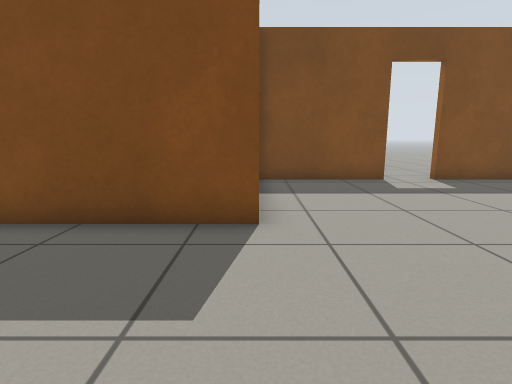
view 1 (above)

15 first-person views from a walk through a Gazebo world. The camera is 0.72 m above the floor, tilts 10° down and sees 80° across. The floor is counted in squares, 0.5 m on a side. Each view is taken from the middle of a square. On the plan, view 1 faces up. The plan holds only what a view shows up to about 14 squares ahead; the rest is blank.

view 2
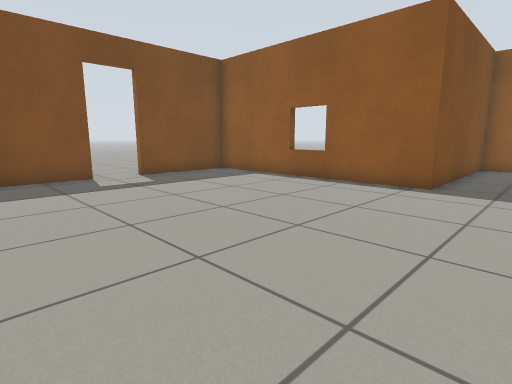

view 3
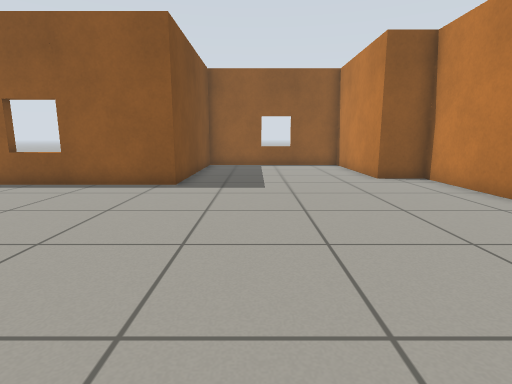

view 4
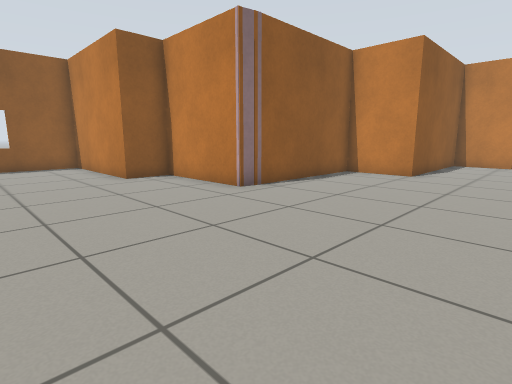

view 5
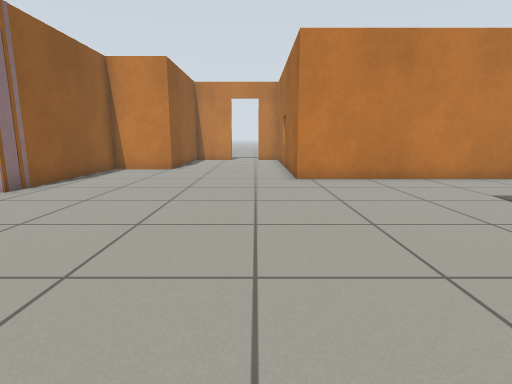

view 6
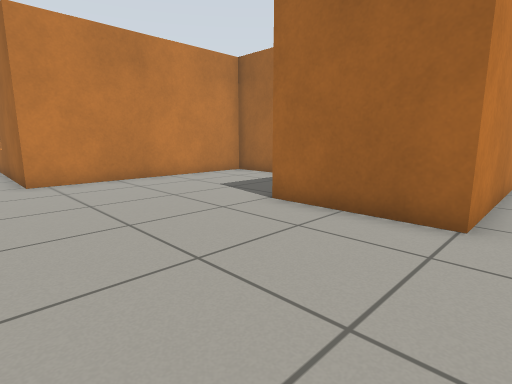

view 7
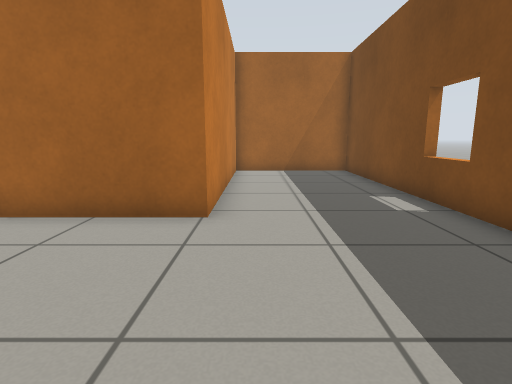

view 8
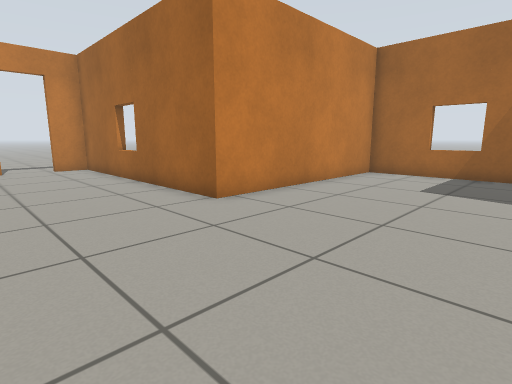

view 9
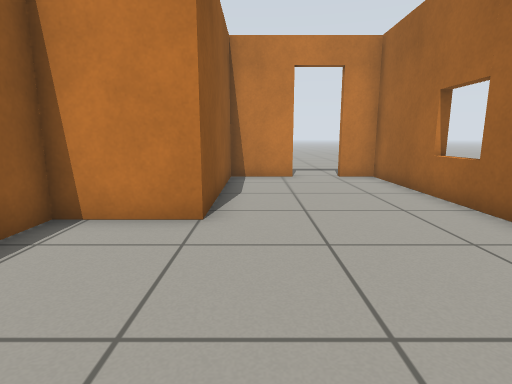

view 10
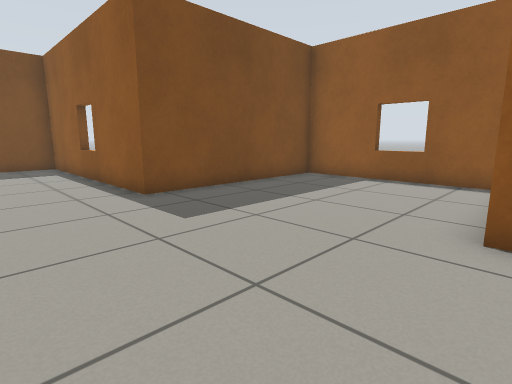

view 11
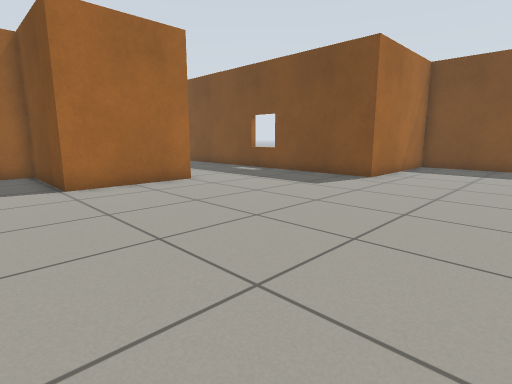

view 12
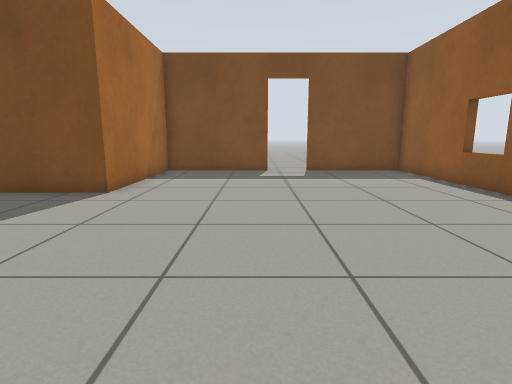

view 13
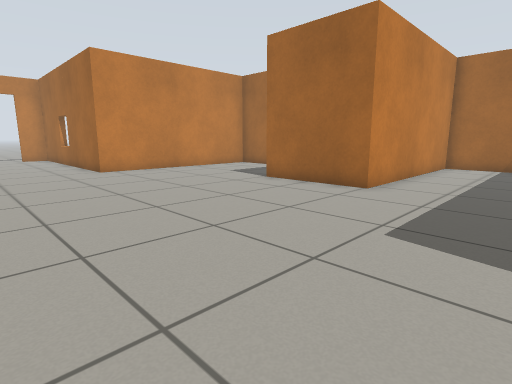

view 14
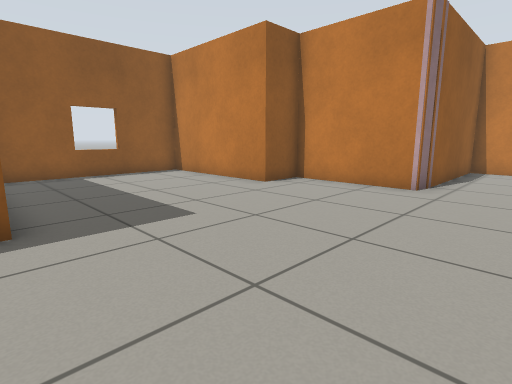

view 15
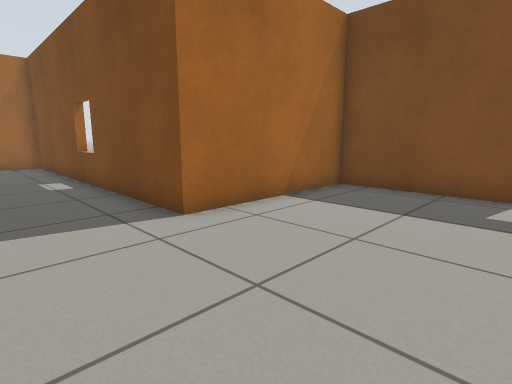

### Floor plan
Points are (right, up) in squares from view 1. A wall is a line through its corners. A room is listed if a view was taken in it or the views show most of it. See-through windows are left out.
Room 1 (views 1, 2, 3, 4, 5, 6, 7, 8, 9, 10, 11, 12, 13, 14, 15)
walls: (7.6, -7.9) (7.8, -7.1) (11.9, -7.1) (11.9, -5.4) (17.6, -5.4) (17.6, 1.5) (10.5, 1.5) (10.5, 10.7) (6.3, 10.7); (4.6, 10.7) (0.1, 10.7) (0.1, 5) (-12.7, 5) (-12.7, 0.1) (-4.5, 0.1) (-4.5, -3.9) (-8.7, -3.9) (-8.7, -9.8) (-0.5, -9.8) (-0.5, -19.5) (0.8, -19.5); (2.5, -19.5) (4.9, -19.5) (4.9, -13.3) (7.6, -13.3) (7.6, -7.1)
ways out: open door at (1.5, -20); open door at (5.5, 11)

Positions as (right, up) in squares from view 1, and headings:
1: (0, 0), facing up
2: (1, -1), facing up-right
3: (1, -1), facing right
4: (1, -1), facing down-right
5: (1, 1), facing down
6: (1, 1), facing down-left
7: (1, 1), facing left
8: (4, -4), facing down-left
9: (4, -8), facing down
10: (7, -6), facing up-right
11: (5, -6), facing up-left
12: (4, -3), facing up
13: (4, 4), facing down-left
14: (5, 2), facing down-right
15: (5, 2), facing up-left
